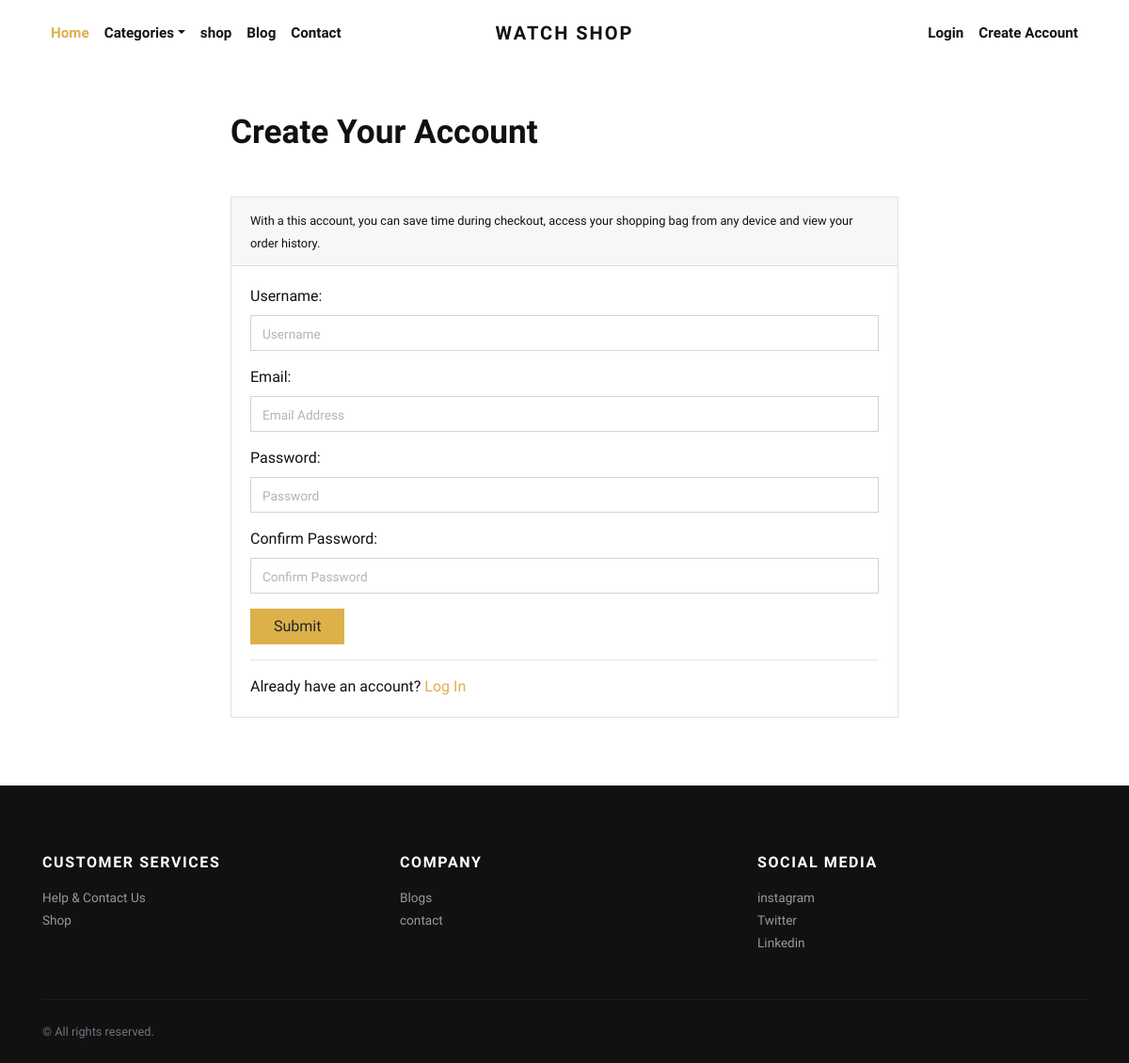
The page /app/register/ on the database its author committed.
### app/models.py (models this page shows, shortened)
class SocialMediaLink(models.Model):
    title = models.CharField(max_length=100)
    url = models.URLField()

### app/views.py (the view, shortened to what this page needs)
# urls.py: path('app/register/', views.RegistrationView.as_view(), name="register"),
class RegistrationView(View):
    def get(self, request):
        form = RegistrationForm()
        return render(request, 'app/register.html', {'form': form})

### app/forms.py
class RegistrationForm(UserCreationForm):
    password1 = forms.CharField(label='Password', widget=forms.PasswordInput(attrs={'class':'form-control', 'placeholder':'Password'}))
    password2 = forms.CharField(label="Confirm Password", widget=forms.PasswordInput(attrs={'class':'form-control', 'placeholder':'Confirm Password'}))
    email = forms.CharField(required=True, widget=forms.EmailInput(attrs={'class':'form-control', 'placeholder':'Email Address'}))
    class Meta:
        model = User
        fields = ['username', 'email', 'password1', 'password2']
        labels = {'email': 'Email'}
        widgets = {'username': forms.TextInput(attrs={'class': 'form-control', 'placeholder':'Username'})}

### app/context_preprocessors.py (called while the page is built)
def store_menu(request):
    categories = Category.objects.filter(is_active=True)
    context = {
        'categories_menu': categories,
    }
    return context

def cart_menu(request):
    if request.user.is_authenticated:
        cart_items= Cart.objects.filter(user=request.user)
        context = {
            'cart_items': cart_items,
        }
    else:
        context = {}
    return context

def wishlist_count(request):
    if request.user.is_authenticated:
        wishlist_items = WishlistItem.objects.filter(user=request.user)
        wishlist_count = wishlist_items.count()
    else:
        wishlist_count = 0
    return {'wishlist_count': wishlist_count}

def social_links(request):
    links = SocialMediaLink.objects.all()
    return {'social_media_links': links}

def contact_info(request):
    contact_info = ContactInfo.objects.first()
    return {'contact_info': contact_info}

### app2/context_preprocessors.py (called while the page is built)
def user_info(request):
    user = request.user
    return {'user_info': user}

### app/templates/app/register.html (shortened to what this page needs)
{% extends 'app/base.html' %}
{% load static %}
    {% block content %}
      <div class="container py-5">
        <div class="col-md-8 offset-2">
        <h1 class="mb-5">Create Your Account</h1>
        <div class="card mb-4" id="forms">
          <div class="card-header">
            <small>
            With a this account, you can save time during checkout, access your shopping bag from any device and view your order history.
            </small>
          </div>
          <div class="card-body">
            <form method="post" action="">
              <fieldset>
                {% for fm in form %}
                    <div class="form-group">
                        {{fm.label_tag}}
                        {{fm}}
                    </div>
                {% endfor %}
                <button class="btn btn-primary" type="submit">Submit</button>
              </fieldset>
            </form>
            <hr>
            Already have an account? <a href="{% url 'app:login' %}">Log In </a>
          </div>
        </div>
        </div>
      </div>
{% endblock content %}

### app/templates/app/base.html (shortened to what this page needs)
{% load static %}
<!DOCTYPE html>
<html>
  <head>
    <link rel="stylesheet" href="{% static 'app/vendor/bootstrap/css/bootstrap.min.css' %}">
    <link rel="stylesheet" href="{% static 'app/vendor/lightbox2/css/lightbox.min.css' %}">
    <link rel="stylesheet" href="{% static 'app/vendor/nouislider/nouislider.min.css' %}">
    <link rel="stylesheet" href="{% static 'app/vendor/bootstrap-select/css/bootstrap-select.min.css' %}">
    <link rel="stylesheet" href="{% static 'app/vendor/owl.carousel2/assets/owl.carousel.min.css' %}">
    <link rel="stylesheet" href="{% static 'app/vendor/owl.carousel2/assets/owl.theme.default.css' %}">
    <link rel="stylesheet" href="https://cdnjs.cloudflare.com/ajax/libs/font-awesome/5.15.3/css/all.min.css">
    <link rel="stylesheet" href="{% static 'app/css/style.default.css' %}" id="theme-stylesheet">
    <link rel="stylesheet" href="{% static 'app/css/custom.css' %}">
  </head>
  <body>
    <div class="page-holder">
      <header class="header bg-white">
        <div class="container px-0 px-lg-3">
          <nav class="navbar navbar-expand-lg navbar-light py-3 px-lg-0"><a class="navbar-brand" href="{% url 'app:home' %}"><span class="font-weight-bold text-uppercase text-dark">Watch shop</span></a>
            <div class="collapse navbar-collapse" id="navbarSupportedContent">
              <ul class="navbar-nav mr-auto">
                <li class="nav-item">
                  <a class="nav-link active" href="{% url 'app:home' %}">Home</a>
                </li>
                <li class="nav-item dropdown"><a class="nav-link dropdown-toggle" id="pagesDropdown" href="#" data-toggle="dropdown" aria-haspopup="true" aria-expanded="false">Categories</a>
                </li>
                <li class="nav-item">
                  <a class="nav-link" href="{% url 'app:shop' %}">shop</a>
                </li>
                <li class="nav-item">
                  <a class="nav-link" href="{% url 'app:blog' %}">Blog</a>
                </li>
                <li class="nav-item">
                  <a class="nav-link" href="{% url 'app:contact' %}">Contact</a>
                </li>
              </ul>
              <ul class="navbar-nav ml-auto">
                {% if request.user.is_authenticated %}
                  <li class="nav-item"><a class="nav-link" href="{% url 'app:cart' %}"> <i class="fas fa-dolly-flatbed mr-1 text-gray"></i>Cart<small class="text-gray">({{request.user.cart_set.count}})</small></a></li>
                  <li class="nav-item"><a class="nav-link" href="{%url 'app:wishlist'%}"> <i class="far fa-heart mr-1"></i><small class="text-gray"> ({{ wishlist_count }})</small></a></li>
                  {% comment %} <li class="nav-item"><a class="nav-link" href="#"> <i class="fas fa-user-alt mr-1 text-gray"></i>My Account</a></li> {% endcomment %}
                  <li class="nav-item dropdown"><a class="nav-link dropdown-toggle" id="pagesDropdown" href="#" data-toggle="dropdown" aria-haspopup="true" aria-expanded="false"><i class="fas fa-user-alt mr-1 text-gray"></i>My Account</a></a>
                  <div class="dropdown-menu mt-3" aria-labelledby="pagesDropdown">
                      <a class="dropdown-item border-0 transition-link" href="{% url 'app:profile' %}">Profile</a>
                      <a class="dropdown-item border-0 transition-link" href="{% url 'app:cart' %}">Cart</a>
                      <a class="dropdown-item border-0 transition-link" href="{% url 'app:orders' %}">Orders</a>
                      <a class="dropdown-item border-0 transition-link" href="{% url 'app:password-change' %}">Change Password</a>
                    <hr>
                    <a class="dropdown-item border-0 transition-link" href="{% url 'app:logout' %}">Log Out</a>
                </li>
                {% else %}
                  <li class="nav-item"><a class="nav-link" href="{% url 'app:login' %}">Login</a></li>
                  <li class="nav-item"><a class="nav-link" href="{% url 'app:register' %}">Create Account</a></li>
                {% endif %}
              </ul>
            </div>
          </nav>
        </div>
      </header>
      {% block content %}
      {% endblock content %}
      <footer class="bg-dark text-white">
        <div class="container py-4">
          <div class="row py-5">
            <div class="col-md-4 mb-3 mb-md-0">
              <h6 class="text-uppercase mb-3">Customer services</h6>
              <ul class="list-unstyled mb-0">
                <li><a class="footer-link" href="{%url 'app:contact'%}">Help &amp; Contact Us</a></li>
                <li><a class="footer-link" href="{% url 'app:shop' %}">Shop</a></li>
              </ul>
            </div>
            <div class="col-md-4 mb-3 mb-md-0">
              <h6 class="text-uppercase mb-3">Company</h6>
              <ul class="list-unstyled mb-0">
                <li><a class="footer-link" href="{% url 'app:blog'%}">Blogs</a></li>
                <li><a class="footer-link" href="{%url 'app:contact'%}">contact</a></li>
              </ul>
            </div>
            <div class="col-md-4">
              <h6 class="text-uppercase mb-3">Social media</h6>
              <ul class="list-unstyled mb-0">
                {% for link in social_media_links %}
                <li><a class="footer-link" href="{{ link.url }}">{{ link.title }}</a></li>
                {% endfor %}
              </ul>
            </div>
          </div>
          <div class="border-top pt-4" style="border-color: #1d1d1d !important">
            <div class="row">
              <div class="col-lg-6">
                <p class="small text-muted mb-0">&copy; All rights reserved.</p>
              </div>
            </div>
          </div>
        </div>
      </footer>
       {% include 'app/scripts.html' %}

### app/static/app/css/style.default.css (style rules this page uses)
.navbar { position: relative; }
@media (min-width: 992px) { .navbar-brand { position: absolute; top: 50%; left: 50%; -webkit-transform: translate(-50%, -50%); transform: translate(-50%, -50%); } }
.footer-link { font-size: 0.85rem; position: relative; color: #999; transition: all 0.3s; }
.footer-link::before { content: '\f0da'; display: inline-block; font-family: 'Font Awesome\ 5 Free'; font-weight: 900; position: absolute; top: 50%; left: 0; -webkit-transform: translateY(-50%); transform: translateY(-50%); color: #fff; transition: all 0.3s; opacity: 0; }
.text-uppercase { text-transform: uppercase; letter-spacing: 0.1em; }
.navbar { padding: 0.5rem 1rem; }
.navbar-brand { display: inline-block; padding-top: 0.3125rem; padding-bottom: 0.3125rem; margin-right: 1rem; font-size: 1.25rem; }
.navbar-light .navbar-brand { color: #dcb14a; }
.navbar-light .navbar-nav .nav-link { color: rgba(17, 17, 17, 0.99); font-weight: 800; font-size: 0.95rem; transition: all 0.3s; }
.navbar-light .navbar-nav .show > .nav-link, .navbar-light .navbar-nav .active > .nav-link, .navbar-light .navbar-nav .nav-link.show, .navbar-light .navbar-nav .nav-link.active { color: #dcb14a; }
.btn { font-weight: 400; border: 1px solid transparent; font-family: inherit; padding: 0.375rem 1.5rem; font-size: 1rem; line-height: 1.5; border-radius: 0; transition: color 0.15s ease-in-out, background-color 0.15s ease-in-out, border-color 0.15s ease-in-out, box-shadow 0.15s ease-in-out; }
.btn-primary { color: #212529; background-color: #dcb14a; border-color: #dcb14a; }
body { font-family: "Libre Franklin", sans-serif; font-size: 1rem; font-weight: 400; line-height: 1.5; color: #111111; background-color: #fff; }
a { color: #dcb14a; text-decoration: none; }
h1, h2, h3, h4, h5, h6, .h1, .h2, .h3, .h4, .h5, .h6 { margin-bottom: 0.5rem; font-family: inherit; font-weight: 900; line-height: 1.2; color: inherit; }
h1, .h1 { font-size: 2.2rem; }
h6, .h6 { font-size: 1rem; }
hr { border-top: 1px solid rgba(17, 17, 17, 0.1); }
small, .small { font-size: 80%; font-weight: 400; }
.bg-dark { background-color: #111111 !important; }
.text-dark { color: #111111 !important; }
.form-control { padding: 0.375rem 0.75rem; font-size: 1rem; line-height: 1.5; color: #495057; background-color: #fff; border: 1px solid #ced4da; border-radius: 0; transition: border-color 0.15s ease-in-out, box-shadow 0.15s ease-in-out; }
.form-control::placeholder { color: #adb5bd; font-size: 0.85rem; font-weight: 400; }
.nav-link { padding: 0.5rem 1rem; }
.card { background-color: #fff; border: 1px solid rgba(17, 17, 17, 0.125); border-radius: 0; }
.card-body { padding: 1.25rem; }
.card-header { padding: 0.75rem 1.25rem; background-color: rgba(17, 17, 17, 0.03); border-bottom: 1px solid rgba(17, 17, 17, 0.125); }
.card-header:first-child { border-radius: calc(0 - 1px) calc(0 - 1px) 0 0; }

### rows shown on the page
SocialMediaLink: title "instagram"
SocialMediaLink: title "Twitter"
SocialMediaLink: title "Linkedin"

### other values the page prints
{{ fm.label_tag }} "Username:" "Email:" "Password:" "Confirm Password:"
